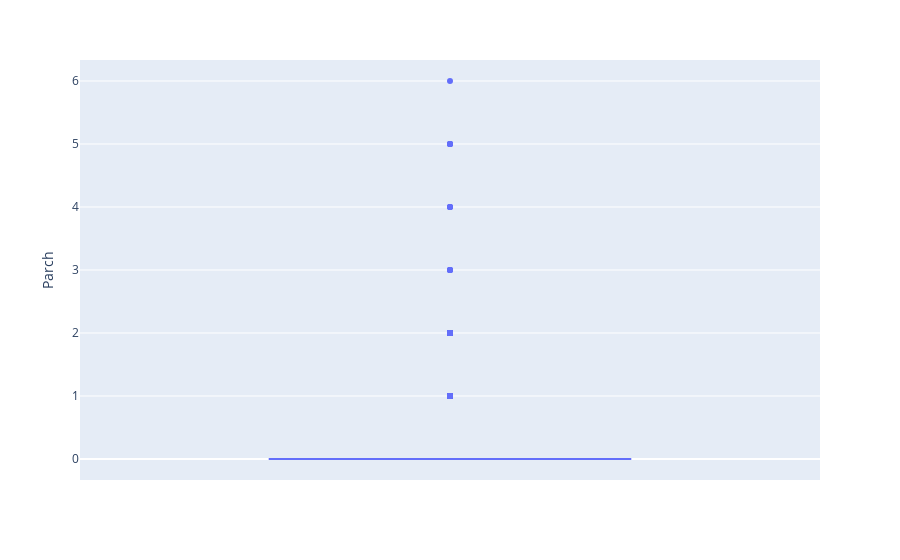

Source (notebook cell):
### Code cell
fig=px.box(titanic, y='Parch')
fig.show()

### Figure 1 — Plotly figure (JSON) as saved in the notebook; plotly's stock layout.template omitted (floating-point values rounded to 4 significant figures; data arrays with more than 128 entries replaced by an {"elided": "..."} marker saying what was removed)
{"data": [{"alignmentgroup": "True", "hovertemplate": "Parch=%{y}<extra></extra>", "legendgroup": "", "marker": {"color": "#636efa"}, "name": "", "notched": false, "offsetgroup": "", "orientation": "v", "showlegend": false, "type": "box", "x0": " ", "xaxis": "x", "y": {"elided": "891 int values"}, "y0": " ", "yaxis": "y"}], "layout": {"boxmode": "group", "legend": {"tracegroupgap": 0}, "margin": {"t": 60}, "xaxis": {"anchor": "y", "domain": [0, 1]}, "yaxis": {"anchor": "x", "domain": [0, 1], "title": {"text": "Parch"}}}}
